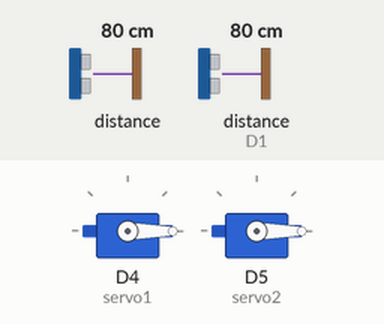
The sketch below on a simulated ESP8266 (NodeMCU). Shown: 2 × servo. Wiring (inferred from the names in the program): 2 × ultrasonic range finder: trigger D2, echo D3 / trigger D0, echo D1. The test bench sets the inputs (shaded band); at power-on: distance to the obstacle (sensor on D1) 80 cm, distance to the obstacle 80 cm. The echo pulse lasts 58.3 µs per cm; WiFi joins after 1.5 s; servers stay silent unless stated; what the sketch prints to the serial monitor is not drawn.

Above: at 2.7 s.
2.8 s: distance to the obstacle (sensor on D1) set to 55 cm
4.8 s: distance to the obstacle (sensor on D1) set to 47 cm
At 5.8 s:
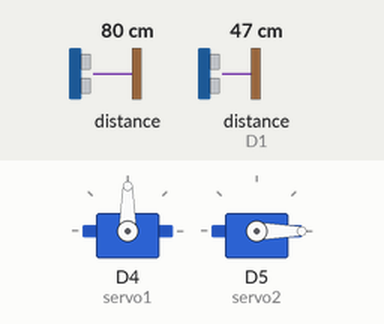
9.4 s: distance to the obstacle (sensor 0) set to 55 cm
12.9 s: distance to the obstacle (sensor 0) set to 46 cm
At 18.2 s:
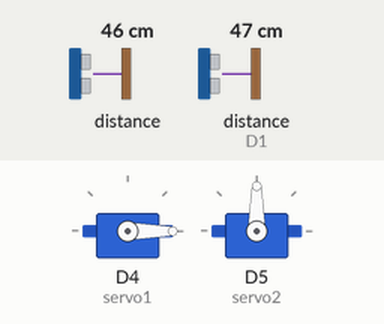
21.5 s: distance to the obstacle (sensor on D1) set to 2 cm
Timing chart, 0 to 27.6 s (numbered marks = the images above; inputs shaded):
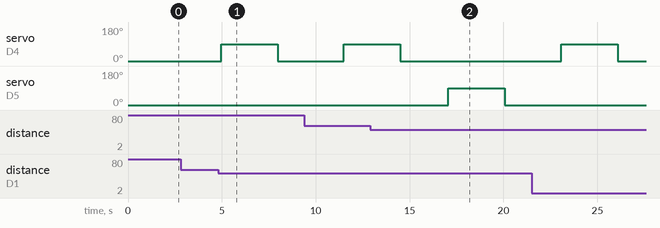

The sketch:

CountStudents2.ino
```cpp
#include <Servo.h>
#include <ESP8266WiFi.h>
#include <FirebaseArduino.h>
#include <ESP8266HTTPClient.h>
#include <SoftwareSerial.h>

//water sensor useage
const int analogInPin = A0;  // Analog input pin that the potentiometer is attached to
const int analogOutPin = 9; // Analog output pin that the LED is attached to

int sensorValue = 0;        // value read from the pot
int outputValue = 0;        // value output to the PWM (analog out)


//Set these to run example
#define FIREBASE_AUTH "4iCMXd8iz4UaUDbd0HLT2APwtN80oOtC3baiU2L3"
#define FIREBASE_HOST "poolmanager-3956f.firebaseio.com"
#define WIFI_SSID "Nadeesha"
#define WIFI_PASSWORD "123456123"

//set frontend pins for stcount
int trigpin1 = D0;
int echopin1 = D1;

//set backend pins for stcount
int trigpin2 = D2;
int echopin2 = D3;

//water level
#define trig D6
#define echo D7

long duration1, cm1 , duration2, cm2;
int freeslots, maxslots = 3;

Servo servo1, servo2;

//default student count=0
int count = 0;


void setup() {
  //for detect person

  Serial.begin(9600);
  pinMode(trigpin1, OUTPUT);
  pinMode(echopin1, INPUT);
  pinMode(trigpin2, OUTPUT);
  pinMode(echopin2, INPUT);


  //for servor moter enterence
  //enterence gate
  servo1.attach(D4);
  servo1.write(0);


  //exit gate
  servo2.attach(D5);
  servo2.write(0);


  digitalWrite(trigpin1, LOW);
  delayMicroseconds(5);

  digitalWrite(trigpin2, LOW);
  delayMicroseconds(5);

  WiFi.begin(WIFI_SSID, WIFI_PASSWORD);
  Serial.print("Connecting..");
  while (WiFi.status() != WL_CONNECTED) {
    Serial.print(".");
    delay(500);
  }
  Serial.println();
  Serial.print("WiFi Connected!!!");
  Serial.println(WiFi.localIP());

  Firebase.begin(FIREBASE_HOST, FIREBASE_AUTH);


}

void motoron() {
  digitalWrite(D8, LOW);
}

void motoroff () {
  digitalWrite(D8, HIGH);
}

void loop() {

  if (Firebase.failed())
  {
    Serial.print("setting number failed:");
    Serial.println(Firebase.error());
    Firebase.begin(FIREBASE_HOST, FIREBASE_AUTH);
    delay(2000);
    return;
  }

  delay(500);

  digitalWrite(trigpin1, HIGH);
  delayMicroseconds(10);
  digitalWrite(trigpin1, LOW);

  duration1 = pulseIn(echopin1, HIGH);

  cm1 = (duration1 / 2) / 29.1;

  Serial.print(duration1);
  Serial.print(",");

  Serial.print(cm1);
  Serial.print("cm-1 ");
  Serial.println();


  if (count < maxslots) {

    if (cm1 <= 50) {
      Serial.println("Sensor Detect the person in Front");
      delay(50);          // wait for sensors to stabilize
      servo1.write(90);
      delay(3000);//servo moter aka pallehata ena aka ta kalaya(Uda redila tina)
      if (cm1 <= 50) {
        count += 1;
        Serial.print(count);
        Serial.print("Students In this Time ");
        Serial.println();

        freeslots = maxslots - count;
        Serial.print(freeslots);
        Serial.print(" Students can Enterd the Swimming Pool this Time ");
        Serial.println();

      }

      servo1.write(0);
      delay(2000);

    }
  }


  delay(500);

  digitalWrite(trigpin2, HIGH);
  delayMicroseconds(10);
  digitalWrite(trigpin2, LOW);

  duration2 = pulseIn(echopin2, HIGH);

  cm2 = (duration2 / 2) / 29.1;

  Serial.print(duration2);
  Serial.print(",");

  Serial.print(cm2);
  Serial.print("cm-2 ");
  Serial.println();


  //Studentsla akkenk ho ita wada pool ake innawanm witari meka weda karanne
  if (count > 0) {
    if (cm2 <= 50) {
      Serial.println("Sensor Detect the person in Back");


      delay(50);          // wait for sensors to stabilize
      servo2.write(90);
      delay(3000);//servo moter aka pallehata ena aka ta kalaya(Uda redila tina)
      if (cm2 <= 50) {
        count -= 1;
        Serial.print(count);
        Serial.print("Students In this Time ");
        Serial.println();

        freeslots = maxslots - count;
        Serial.print(freeslots);
        Serial.print(" Students can Enterd the Swimming Pool this Time ");
        Serial.println();


      }

      servo2.write(0);
      delay(2000);

    }

  }
  if (count >= maxslots) {
    Serial.print("The Swimming Pool is full In this Time ");
    Serial.println();
  }

  Firebase.setFloat("studentCount/count/maxCount", maxslots);
  Firebase.setFloat("studentCount/count/freeSlots", freeslots);
  Firebase.setFloat("studentCount/count/count", count);


}
```

Measured:
- the behaviour switches between 51 and 50 cm on distance to the obstacle (sensor on D1) (found by bisection; images 0 and 1)
- the behaviour switches between 51 and 50 cm on distance to the obstacle (sensor 0) (found by bisection; images 1 and 2)
- after the input at 2.8 s, every drawn part: stays the same
- after the input at 4.8 s, servo on D4 (servo1): 0° → 90° after 0.18 s, → 0° 3.0 s later
- after the input at 12.9 s, servo on D4 (servo1): goes on until 14.5 s, then stays 0°; servo on D5 (servo2): 0° → 90° after 4.2 s, → 0° 3.0 s later
